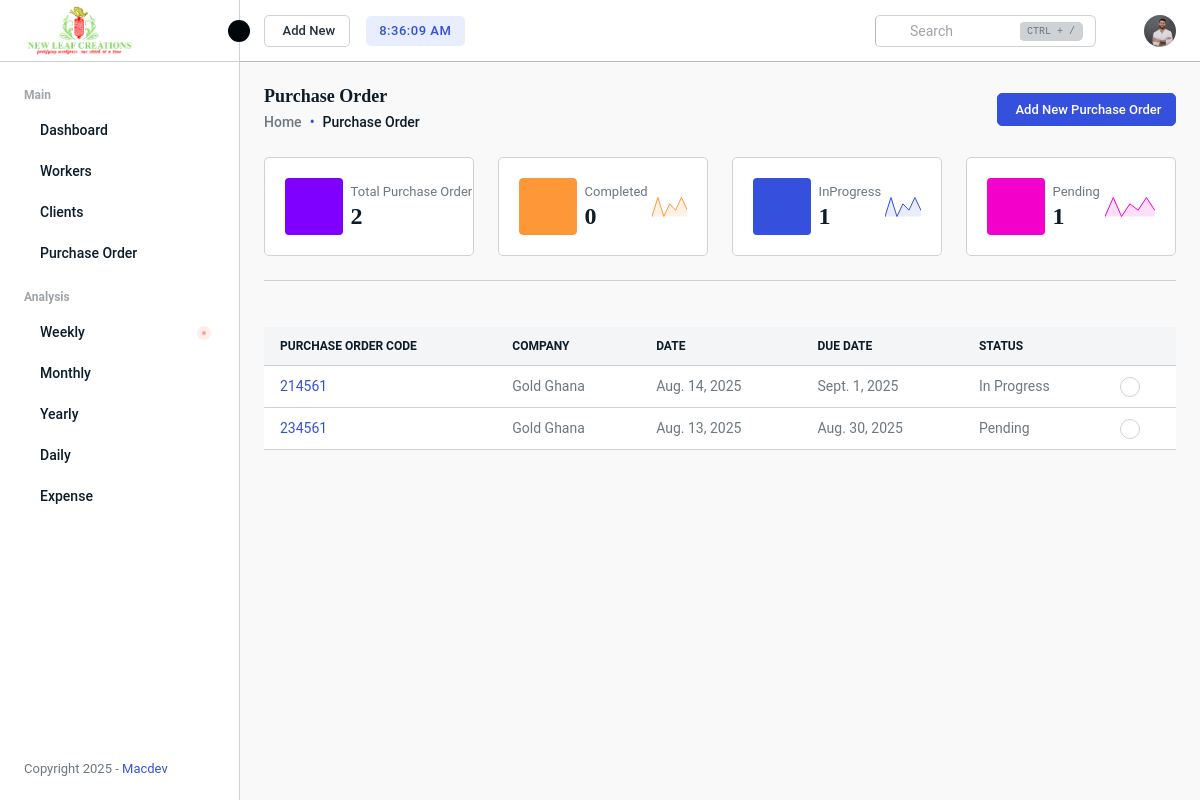
/management/purchase_orders/, run on an earlier commit of the app's database.
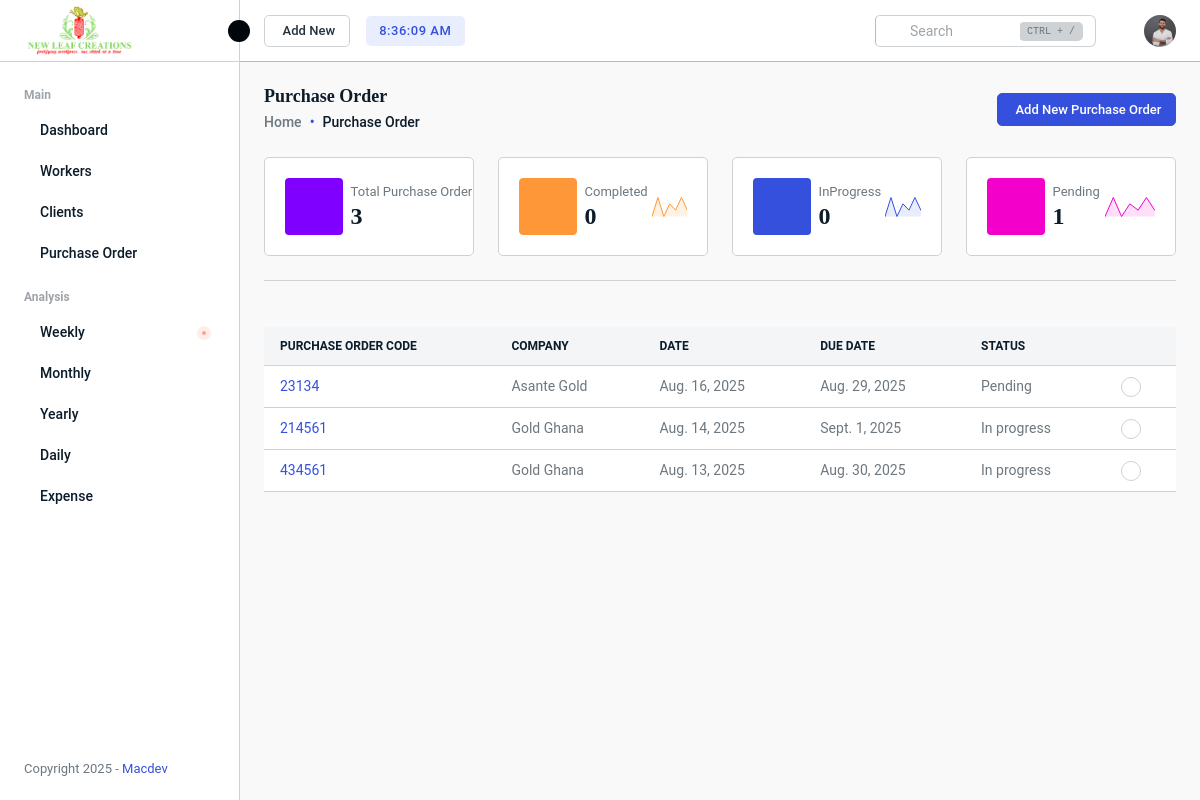
And on a later commit of the database.
### managementSystem/models.py (models this page shows, shortened)
class PurchaseOrder(models.Model):
    po_number = models.CharField(max_length=100, unique=True)
    client = models.ForeignKey(Client, on_delete=models.CASCADE)
    date = models.DateField()
    due_date = models.DateField()
    status = models.CharField(max_length=20, default='Pending')

class Client(models.Model):
    name = models.CharField(max_length=200)
    address = models.TextField()
    contact_email = models.EmailField()
    phone = models.CharField(max_length=15)
    def __str__(self):
        return self.name

### managementSystem/views.py (the view)
# urls.py: path('purchase_orders/', views.orders, name='orders'),
def orders(request):
    orders = PurchaseOrder.objects.all().order_by('-id')
    total_orders = orders.count()
    completed_orders = orders.filter(status="Completed").count()
    inprogress_orders = orders.filter(status="In Progress").count()
    pending_orders = orders.filter(status="Pending").count()
    return render(request, 'orders/orders.html',{
        'orders': orders,
        'total_orders': total_orders,
        'completed_orders': completed_orders,
        'pending_orders': pending_orders,
        'inprogress_orders': inprogress_orders,
    })

### managementSystem/templates/orders/orders.html (shortened to what this page needs)
{% extends "base.html" %}
{% load static %}
{% block content %}
    <div class="main-wrapper">
        <div class="page-wrapper">
            <div class="content content-two">
                <div class="mb-4 d-flex align-items-center flex-wrap gap-2 justify-content-between">
                    <div>
                        <h4 class="mb-1 fw-bold">Purchase Order</h4>
                        <nav>
                            <ol class="breadcrumb breadcrumb-dot mb-0">
                                <li class="breadcrumb-item">
                                    <a href="{% url 'dashboard' %}">Home</a>
                                </li>
                                <li class="breadcrumb-item active" aria-current="page">Purchase Order</li>
                            </ol>
                        </nav>
                    </div>
                    <div class="d-flex align-items-center">
                        <a href="{% url 'managementSystem:create_order' %}" class="btn btn-md btn-primary">Add New Purchase Order</a>
                    </div>
                </div>
                <div class="row">
                    <div class="col-xl-3 col-md-6 d-flex">
                        <div class="card flex-fill shadow-none">
                            <div class="card-body">
                                <div class="d-flex align-items-center justify-content-between">
                                    <div class="d-flex align-items-center">
                                        <div class="avatar avatar-xl bg-violet rounded-1 me-2 flex-shrink-0">
                                        </div>
                                        <div>
                                            <span class="fs-13 text-nowrap">Total Purchase Order</span>
                                            <h2>{{total_orders}}</h2>
                                        </div>
                                    </div>
                                </div>
                            </div>
                        </div>
                    </div>
                    <div class="col-xl-3 col-md-6 d-flex">
                        <div class="card flex-fill shadow-none">
                            <div class="card-body">
                                <div class="d-flex align-items-center justify-content-between">
                                    <div class="d-flex align-items-center">
                                        <div class="avatar avatar-xl bg-secondary rounded-1 me-2 flex-shrink-0">
                                        </div>
                                        <div>
                                            <span class="fs-13 text-nowrap">Completed</span>
                                            <h2>{{completed_orders}}</h2>
                                        </div>
                                    </div>
                                    <div class="text-end">
                                    </div>
                                </div>
                            </div>
                        </div>
                    </div>
                    <div class="col-xl-3 col-md-6 d-flex">
                        <div class="card flex-fill shadow-none">
                            <div class="card-body">
                                <div class="d-flex align-items-center justify-content-between">
                                    <div class="d-flex align-items-center">
                                        <div class="avatar avatar-xl bg-primary rounded-1 me-2 flex-shrink-0">
                                        </div>
                                        <div>
                                            <span class="fs-13 text-nowrap">InProgress</span>
                                            <h2>{{inprogress_orders}}</h2>
                                        </div>
                                    </div>
                                    <div class="text-end">
                                    </div>
                                </div>
                            </div>
                        </div>
                    </div>
                    <div class="col-xl-3 col-md-6 d-flex">
                        <div class="card flex-fill shadow-none">
                            <div class="card-body">
                                <div class="d-flex align-items-center justify-content-between">
                                    <div class="d-flex align-items-center">
                                        <div class="avatar avatar-xl bg-pink rounded-1 me-2 flex-shrink-0">
                                        </div>
                                        <div>
                                            <span class="fs-13 text-nowrap">Pending</span>
                                            <h2>{{pending_orders}}</h2>
                                        </div>
                                    </div>
                                    <div class="text-end">
                                    </div>
                                </div>
                            </div>
                        </div>
                    </div>
                </div>
                <ul class="nav nav-tabs tab-style-project d-inline-flex d-block" role="tablist">
                </ul>
                <div class="table-responsive">
                    <table class="table">
                        <thead class="thead-light text-uppercase">
                            <tr>
                                <th class="no-sort">Purchase Order Code</th>
                                <th class="no-sort">Company</th>
                                <th class="no-sort">Date</th>
                                <th class="no-sort">Due date</th>
                                <th class="no-sort">Status</th>
                                <th class="no-sort"></th>
                            </tr>
                        </thead>
                        <tbody>
                            {%for order in orders%}
                            <tr>
                                <td><a href="{% url 'managementSystem:view_po' order.id %}" class="text-primary">{{order.po_number}}</a></td>
                                <td>{{order.client}}</td>
                                <td> {{order.date}} </td>
                                <td> {{order.due_date}} </td>
                                <td> {{order.status}} </td>
                                <td>
                                    <a class="action-set dot-settings" href="javascript:void(0);" data-bs-toggle="dropdown" aria-expanded="true">
                                    </a>
                                </td>
                            </tr>
                            {% empty %}
                            <tr>
                                 <td colspan="6" class="text-center">No Purchase order yet</td>
                            </tr>
                            {% endfor %}
                        </tbody>
                    </table>
                </div>
            </div>
        </div>
    </div>
{% endblock %}

### templates/base.html (shortened to what this page needs)
<!DOCTYPE html>
<html lang="en">
<head>
    {% load static %}
    <link rel="stylesheet" href="{% static 'css/bootstrap.min.css'%} ">
    <link rel="stylesheet" href="{% static 'css/dataTables.bootstrap5.min.css' %}">
    <link rel="stylesheet" href=" {% static 'plugins/daterangepicker/daterangepicker.css'%}">
    <link rel="stylesheet" href="{% static 'plugins/tabler-icons/tabler-icons.min.css'%} ">
    <link rel="stylesheet" href="{% static 'plugins/select2/css/select2.min.css'%} ">
    <link rel="stylesheet" href=" {% static 'plugins/fontawesome/css/fontawesome.min.css'%} ">
    <link rel="stylesheet" href=" {% static 'plugins/fontawesome/css/all.min.css'%} ">
      <link rel="stylesheet" href="{% static 'plugins/intltelinput/css/intlTelInput.css' %}">
    <link rel="stylesheet" href="{% static 'css/style.css' %} ">
</head>
    {% block header %}
        <div class="main-wrapper">
            <div class="header">
                <div class="main-header">
                    <div class="header-user">
                        <div class="nav user-menu nav-list">
                            <div class="me-auto d-flex align-items-center" id="header-search">
                                <a id="toggle_btn" href="javascript:void(0);">
                                </a>
                                <div class="dropdown add-dropdown me-3">
                                    <a href="#" class="btn btn-md d-inline-flex align-items-center" data-bs-toggle="dropdown">
                                        Add New
                                    </a>
                                </div>
                                <span class="badge badge-md bg-soft-primary badge-time d-inline-flex align-items-center" id="clock">
                                </span>
                            </div>
                            <div class="d-flex align-items-center">
                                <div class="input-group input-group-flat d-inline-flex me-2">
                                    <span class="input-icon-addon">
                                    </span>
                                    <input type="text" class="form-control" placeholder="Search">
                                    <span class="input-group-text">
                                    <kbd class="bg-gray-100 px-2">CTRL + / </kbd>
                                    </span>
                                </div>
                                <div class="me-2 nav-item  dropdown theme-item">
                                    <a class="btn btn-menubar" data-bs-toggle="dropdown" href="javascript:void(0);" role="button">
                                    </a>
                                </div>
                                <div class="dropdown profile-dropdown">
                                    <a href="javascript:void(0);" class="dropdown-toggle d-flex align-items-center" data-bs-toggle="dropdown" data-bs-auto-close="outside">
                                        <span class="avatar avatar-md">
                                            <img src="{% static 'img/profiles/avatar-01.jpg' %}" alt="Img" class="img-fluid rounded-circle">
                                        </span>
                                    </a>
                                </div>
                            </div>
                        </div>
                    </div>
                </div>
            </div>
            <div class="sidebar" id="sidebar">
                <div class="sidebar-logo">
                    <a href="{% url 'dashboard' %}" class="logo logo-normal" style="width:110px; margin-top: -10px;">
                        <img src=" {% static 'img/nlogo.png' %}" alt="Logo">
                    </a>
                </div>
                <div class="sidebar-inner slimscroll">
                    <div id="sidebar-menu" class="sidebar-menu">
                        <ul>
                            <li class="menu-title"><span>Main</span></li>
                            <li>
                                <ul>
                                    <li>
                                        <a href="{% url 'dashboard' %}" target="_self">
                                            <span>Dashboard</span>
                                        </a>
                                    </li>
                                    <li>
                                        <a href="{% url 'workers:worker_list' %}" target="_self">
                                            <span>Workers</span>
                                        </a>
                                    </li>
                                    <li>
                                        <a href="{% url 'managementSystem:register_client' %}" target="_self">
                                            <span>Clients</span>
                                        </a>
                                    </li>
                                    <li>
                                        <a href="{% url 'managementSystem:orders' %}" target="_self">
                                            <span>Purchase Order</span>
                                        </a>
                                    </li>
                                </ul>
                            </li>
                            <li class="menu-title"><span>Analysis</span></li>
                            <li>
                                <ul>
                                    <li>
                                        <a href="#">
                                            <span>Weekly</span><span class="track-icon"></span>
                                        </a>
                                    </li>
                                    <li>
                                        <a href="#">
                                            <span>Monthly</span>
                                        </a>
                                    </li>
                                    <li>
                                        <a href="#">
                                            <span>Yearly</span>
                                        </a>
                                    </li>
                                    <li>
                                        <a href="#">
                                            <span>Daily</span>
                                        </a>
                                    </li>
                                    <li>
                                        <a href="#">
                                            <span>Expense</span>
                                        </a>
                                    </li>
                                </ul>
                            </li>
                        </ul>
                        <div class="sidebar-footer">
                            <p class="fs-13 copyright">Copyright 2025 - <a href="#" class="link-primary">Macdev</a></p>
                        </div>
                    </div>
                </div>
            </div>
        </div>
    {% endblock %}
    {% block  content %}
    {% endblock  %}

What changed in the data, as far as the page shows it:
added PurchaseOrder: po_number "23134", client "Asante Gold", date "Aug. 16, 2025", due_date "Aug. 29, 2025", status "Pending"
changed PurchaseOrder "Aug. 14, 2025": status "In Progress" → "In progress"
changed PurchaseOrder "Aug. 13, 2025": po_number "234561" → "434561"; status "Pending" → "In progress"
Also different on the page:
{{ total_orders }}: "2" → "3"
{{ inprogress_orders }}: "1" → "0"
